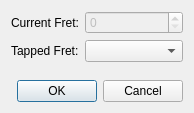
<?xml version="1.0" encoding="UTF-8"?>
<ui version="4.0">
 <class>TappedHarmonicDialog</class>
 <widget class="QDialog" name="TappedHarmonicDialog">
  <property name="windowModality">
   <enum>Qt::WindowModal</enum>
  </property>
  <property name="geometry">
   <rect>
    <x>0</x>
    <y>0</y>
    <width>194</width>
    <height>113</height>
   </rect>
  </property>
  <property name="windowTitle">
   <string>Tapped Harmonic</string>
  </property>
  <property name="modal">
   <bool>true</bool>
  </property>
  <layout class="QVBoxLayout" name="verticalLayout">
   <item>
    <layout class="QFormLayout" name="formLayout">
     <property name="fieldGrowthPolicy">
      <enum>QFormLayout::AllNonFixedFieldsGrow</enum>
     </property>
     <item row="0" column="0">
      <widget class="QLabel" name="currentFretLabel">
       <property name="text">
        <string>Current Fret:</string>
       </property>
      </widget>
     </item>
     <item row="0" column="1">
      <widget class="QSpinBox" name="currentFretSpinBox">
       <property name="enabled">
        <bool>false</bool>
       </property>
      </widget>
     </item>
     <item row="1" column="0">
      <widget class="QLabel" name="tappedFretLabel">
       <property name="text">
        <string>Tapped Fret:</string>
       </property>
      </widget>
     </item>
     <item row="1" column="1">
      <widget class="QComboBox" name="tappedFretComboBox"/>
     </item>
    </layout>
   </item>
   <item>
    <widget class="QDialogButtonBox" name="buttonBox">
     <property name="orientation">
      <enum>Qt::Horizontal</enum>
     </property>
     <property name="standardButtons">
      <set>QDialogButtonBox::Cancel|QDialogButtonBox::Ok</set>
     </property>
    </widget>
   </item>
  </layout>
 </widget>
 <resources/>
 <connections>
  <connection>
   <sender>buttonBox</sender>
   <signal>accepted()</signal>
   <receiver>TappedHarmonicDialog</receiver>
   <slot>accept()</slot>
   <hints>
    <hint type="sourcelabel">
     <x>248</x>
     <y>254</y>
    </hint>
    <hint type="destinationlabel">
     <x>157</x>
     <y>274</y>
    </hint>
   </hints>
  </connection>
  <connection>
   <sender>buttonBox</sender>
   <signal>rejected()</signal>
   <receiver>TappedHarmonicDialog</receiver>
   <slot>reject()</slot>
   <hints>
    <hint type="sourcelabel">
     <x>316</x>
     <y>260</y>
    </hint>
    <hint type="destinationlabel">
     <x>286</x>
     <y>274</y>
    </hint>
   </hints>
  </connection>
 </connections>
</ui>
